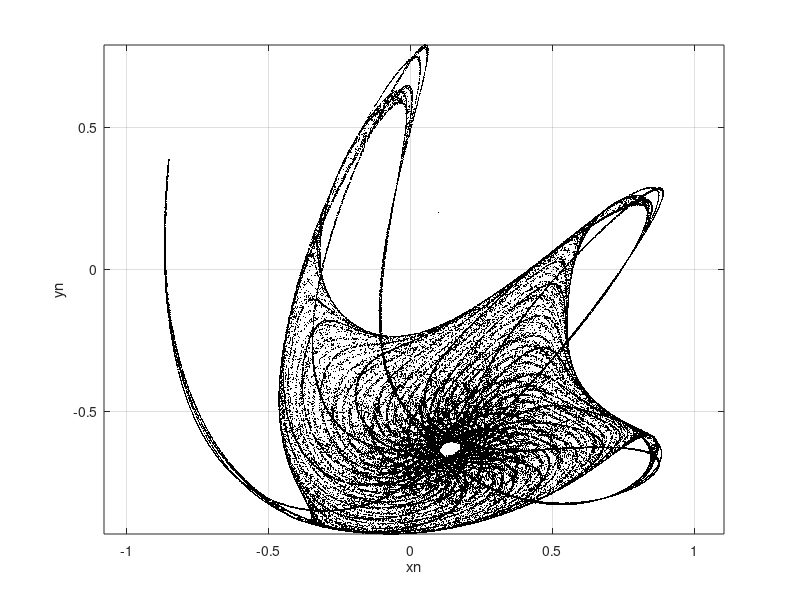

This chart was generated by the following MATLAB code:
clear; close all; clc;
iter = 100000;
n = 0:1:iter;
a = [-0.6, -0.1, 1.1, 0.2, -0.8, 0.6, -0.7, 0.7, 0.7, 0.3, 0.6, 0.9];       %M1
x0 = 0.1; y0 = 0.2;
xn = zeros(1,iter+1); yn = zeros(1,iter+1);
xn(1) = x0; yn(1) = y0;
for i = 2:iter+1
    xn(i) = a(1) + a(2)*xn(i-1) + a(3)*xn(i-1)^(2) + a(4)*xn(i-1)*yn(i-1) + a(5)*yn(i-1) + a(6)*yn(i-1)^(2);
    yn(i) = a(7) + a(8)*xn(i-1) + a(9)*xn(i-1)^(2) + a(10)*xn(i-1)*yn(i-1) + a(11)*yn(i-1) + a(12)*yn(i-1)^(2);
end
plot(xn,yn,'.k','MarkerSize',0.5); grid on; xlabel("xn"); ylabel("yn"); axis equal;
